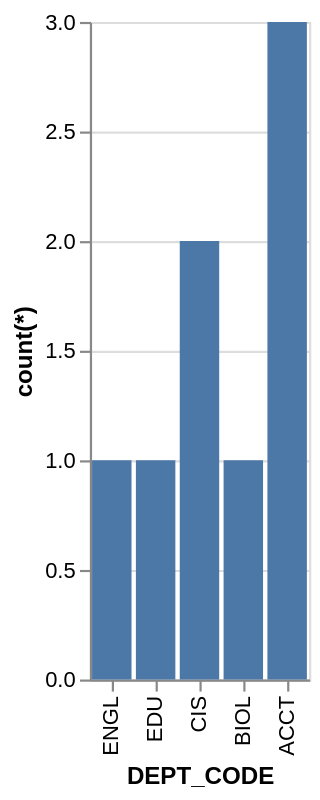

Write a Vega-Lite specification for this figure.
### Vega-Lite specification from a JSON file in a GitHub repository (floating-point values rounded to 4 significant figures)
{"data": {"values": [{"x_data": "ACCT", "y_data": 3}, {"x_data": "BIOL", "y_data": 1}, {"x_data": "CIS", "y_data": 2}, {"x_data": "EDU", "y_data": 1}, {"x_data": "ENGL", "y_data": 1}]}, "mark": "bar", "encoding": {"x": {"field": "x_data", "type": "nominal", "title": "DEPT_CODE", "sort": "descending"}, "y": {"field": "y_data", "type": "quantitative", "title": "count(*)"}}}
